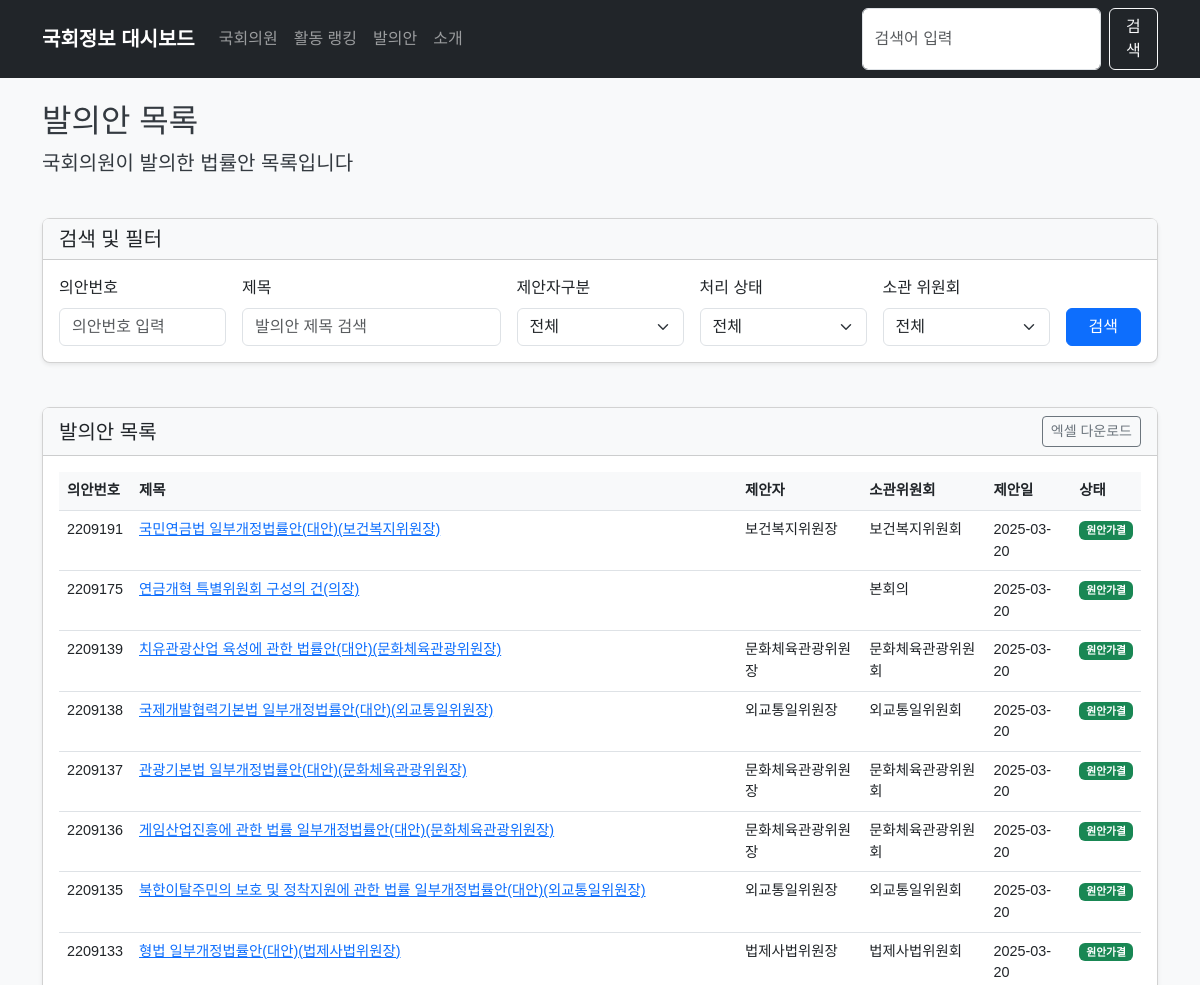
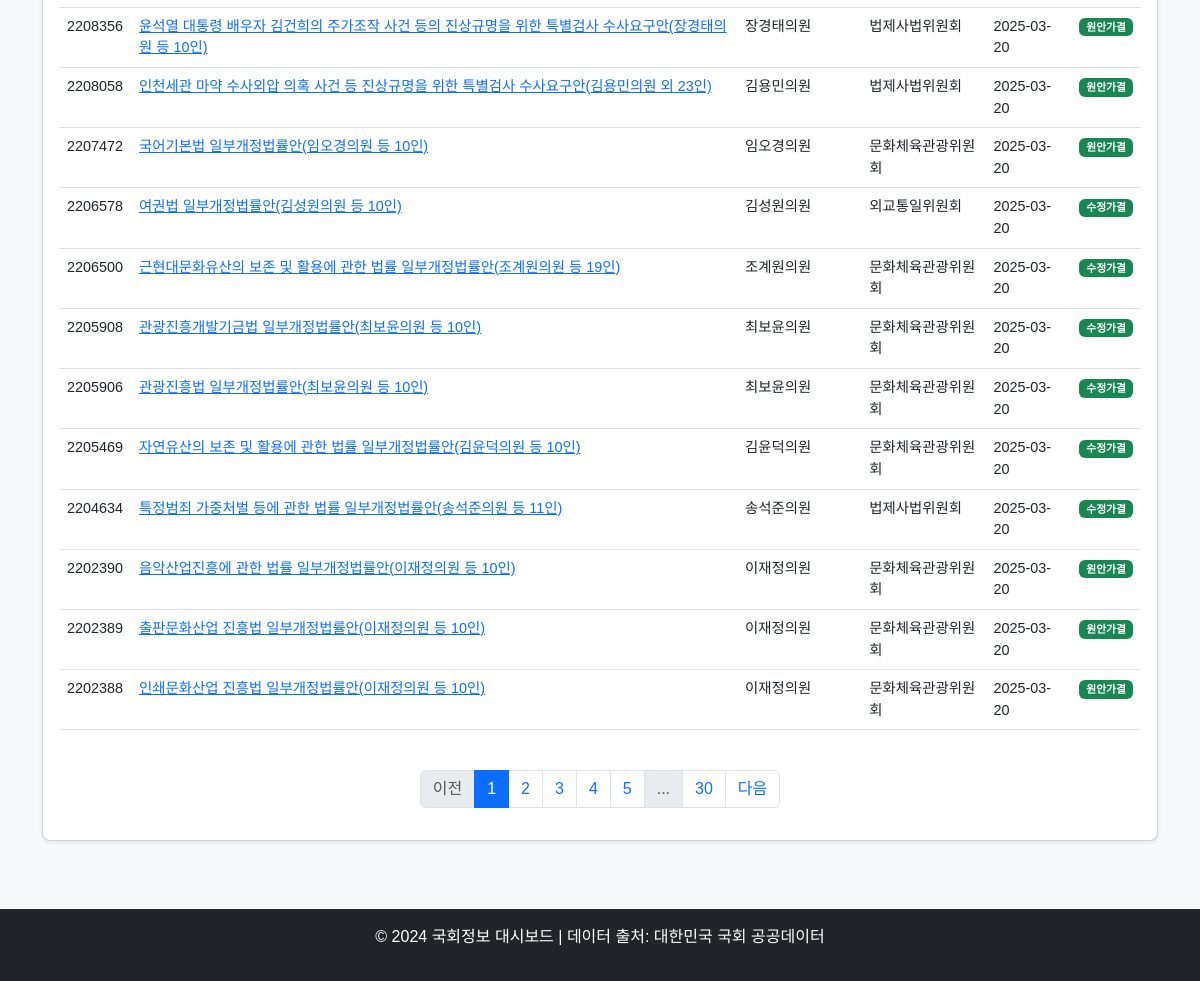
Page /bills on the committed database (2 pictures, top to bottom).
### app/models/bill.py (models this page shows)
class Bill(Base):
    __tablename__ = "bills"
    id = Column(Integer, primary_key=True, index=True)
    bill_id = Column(String, index=True, unique=True)  # 의안ID - BILL_ID
    bill_no = Column(String, index=True)  # 의안번호 - BILL_NO
    title = Column(String, index=True)
    proposer = Column(String, index=True)  # 발의자
    status = Column(String, index=True)  # 처리 상태
    committee = Column(String, index=True)  # 소관 위원회
    proposal_date = Column(Date)  # 발의일
    content = Column(Text)  # 제안이유 및 주요내용
    co_proposers = Column(String, nullable=True)  # 공동발의자 (쉼표로 구분된 문자열)
    rep_proposer = Column(String, nullable=True)  # 대표 발의자
    vote_result = Column(String, nullable=True)  # 표결 결과
    vote_date = Column(Date, nullable=True)  # 표결일
    bill_kind = Column(String, nullable=True)  # 의안 종류
    last_updated = Column(DateTime, default=datetime.now)
    proposer_id = Column(Integer, ForeignKey("members.id"), nullable=True)
    proposer_member = relationship("Member", back_populates="bills")

### app/main.py (the view)
@app.get("/bills", response_class=HTMLResponse)
async def bills_page(
    request: Request,
    db: Session = Depends(get_db),
    title: Optional[str] = None,
    proposer: Optional[str] = None,
    status: Optional[str] = None,
    committee: Optional[str] = None,
    bill_no: Optional[str] = None,
    page: int = 1,
    limit: int = 20
):
    try:
        query = db.query(BillModel)
        if title:
            query = query.filter(BillModel.title.contains(title))
        if proposer:
            query = query.filter(BillModel.proposer.contains(proposer))
        if status:
            query = query.filter(BillModel.status == status)
        if committee:
            query = query.filter(BillModel.committee.contains(committee))
        if bill_no:
            query = query.filter(BillModel.bill_no.contains(bill_no))
        total_count = query.count()
        bills_db = query.order_by(BillModel.proposal_date.desc())\
                     .offset((page-1) * limit)\
                     .limit(limit)\
                     .all()
        bills = []
        for bill in bills_db:
            bills.append({
                "id": bill.bill_id,
                "no": bill.bill_no,
                "title": bill.title,
                "proposer": bill.proposer,
                "committee": bill.committee,
                "proposal_date": bill.proposal_date,
                "status": bill.status
            })
        total_pages = (total_count + limit - 1) // limit  # 올림 나눗셈
        has_next = page < total_pages
        has_prev = page > 1
        max_page_buttons = 5  # 최대 페이지 버튼 수
        half_buttons = max_page_buttons // 2
        if total_pages <= max_page_buttons:
            page_range = range(1, total_pages + 1)
        else:
            start_page = max(1, page - half_buttons)
            end_page = min(total_pages, start_page + max_page_buttons - 1)
            if end_page == total_pages:
                start_page = max(1, end_page - max_page_buttons + 1)
            page_range = range(start_page, end_page + 1)
        context = {
            "request": request,
            "bills": bills,
            "page": page,
            "limit": limit,
            "total_count": total_count,
            "total_pages": total_pages,
            "has_next": has_next,
            "has_prev": has_prev,
            "page_range": page_range,  # 추가된 페이지 범위
            "title": title or "",
            "proposer": proposer or "",
            "status": status or "",
            "committee": committee or "",
            "bill_no": bill_no or ""
        }
        return templates.TemplateResponse("bills.html", context)
    except Exception as e:
        logger.error(f"발의안 목록 조회 중 오류: {e}")
        return templates.TemplateResponse(
            "bills.html",
            {
                "request": request,
                "bills": [],
                "page": page,
                "limit": limit,
                "has_next": False,
                "has_prev": page > 1,
                "page_range": range(1, 2),  # 페이지 범위 기본값
                "title": title or "",
                "proposer": proposer or "",
                "status": status or "",
                "committee": committee or "",
                "bill_no": bill_no or "",
                "error_message": f"발의안 데이터를 가져오는 중 오류가 발생했습니다: {str(e)}"
            }
        )

### app/templates/bills.html (shortened to what this page needs)
{% extends "base.html" %}
{% block content %}
<div class="row">
    <div class="col-12 mb-4">
        <h2>발의안 목록</h2>
        <p class="lead">국회의원이 발의한 법률안 목록입니다</p>
    </div>
</div>
<div class="row mb-4">
    <div class="col-12">
        <div class="card">
            <div class="card-header">
                <h5 class="mb-0">검색 및 필터</h5>
            </div>
            <div class="card-body">
                <form action="/bills" method="get" class="row g-3">
                    <div class="col-md-2">
                        <label for="bill_no" class="form-label">의안번호</label>
                        <input type="text" class="form-control" id="bill_no" name="bill_no" placeholder="의안번호 입력" value="{{ bill_no }}">
                    </div>
                    <div class="col-md-3">
                        <label for="title" class="form-label">제목</label>
                        <input type="text" class="form-control" id="title" name="title" placeholder="발의안 제목 검색" value="{{ title }}">
                    </div>
                    <div class="col-md-2">
                        <label for="proposer" class="form-label">제안자구분</label>
                        <select class="form-select" id="proposer" name="proposer">
                            <option value="">전체</option>
                        </select>
                    </div>
                    <div class="col-md-2">
                        <label for="status" class="form-label">처리 상태</label>
                        <select class="form-select" id="status" name="status">
                            <option value="">전체</option>
                        </select>
                    </div>
                    <div class="col-md-2">
                        <label for="committee" class="form-label">소관 위원회</label>
                        <select class="form-select" id="committee" name="committee">
                            <option value="">전체</option>
                        </select>
                    </div>
                    <div class="col-md-1 d-flex align-items-end">
                        <button type="submit" class="btn btn-primary w-100">검색</button>
                    </div>
                </form>
            </div>
        </div>
    </div>
</div>
<div class="row">
    <div class="col-12">
        <div class="card">
            <div class="card-header d-flex justify-content-between align-items-center">
                <h5 class="mb-0">발의안 목록</h5>
                <div>
                    <button class="btn btn-sm btn-outline-secondary">엑셀 다운로드</button>
                </div>
            </div>
            <div class="card-body">
                <div class="table-responsive">
                    <table class="table table-hover">
                        <thead>
                            <tr>
                                <th scope="col">의안번호</th>
                                <th scope="col">제목</th>
                                <th scope="col">제안자</th>
                                <th scope="col">소관위원회</th>
                                <th scope="col">제안일</th>
                                <th scope="col">상태</th>
                            </tr>
                        </thead>
                        <tbody>
                            {% for bill in bills %}
                            <tr>
                                <td>{{ bill.no }}</td>
                                <td><a href="/bills/{{ bill.no }}">{{ bill.title }}</a></td>
                                <td>{{ bill.proposer }}</td>
                                <td>{{ bill.committee }}</td>
                                <td>{{ bill.proposal_date }}</td>
                                <td>
                                    {% if bill.status == "계류" %}
                                    <span class="badge bg-primary">계류</span>
                                    {% elif "가결" in bill.status %}
                                    <span class="badge bg-success">{{ bill.status }}</span>
                                    {% elif "폐기" in bill.status %}
                                    <span class="badge bg-danger">{{ bill.status }}</span>
                                    {% elif "반영" in bill.status %}
                                    <span class="badge bg-warning text-dark">{{ bill.status }}</span>
                                    {% else %}
                                    <span class="badge bg-secondary">{{ bill.status }}</span>
                                    {% endif %}
                                </td>
                            </tr>
                            {% else %}
                            <tr>
                                <td colspan="6" class="text-center">검색 결과가 없습니다.</td>
                            </tr>
                            {% endfor %}
                        </tbody>
                    </table>
                </div>
                <nav aria-label="Page navigation">
                    <ul class="pagination justify-content-center mt-4">
                        <li class="page-item {% if not has_prev %}disabled{% endif %}">
                            <a class="page-link" href="?bill_no={{ bill_no }}&title={{ title }}&proposer={{ proposer }}&status={{ status }}&committee={{ committee }}&page={{ page - 1 }}" tabindex="-1" {% if not has_prev %}aria-disabled="true"{% endif %}>이전</a>
                        </li>
                        {% for p in page_range %}
                        <li class="page-item {% if p == page %}active{% endif %}">
                            <a class="page-link" href="?bill_no={{ bill_no }}&title={{ title }}&proposer={{ proposer }}&status={{ status }}&committee={{ committee }}&page={{ p }}">{{ p }}</a>
                        </li>
                        {% endfor %}
                        {% if page_range[-1] < total_pages %}
                        {% if page_range[-1] < total_pages - 1 %}
                        <li class="page-item disabled">
                            <span class="page-link">...</span>
                        </li>
                        {% endif %}
                        <li class="page-item">
                            <a class="page-link" href="?bill_no={{ bill_no }}&title={{ title }}&proposer={{ proposer }}&status={{ status }}&committee={{ committee }}&page={{ total_pages }}">{{ total_pages }}</a>
                        </li>
                        {% endif %}
                        <li class="page-item {% if not has_next %}disabled{% endif %}">
                            <a class="page-link" href="?bill_no={{ bill_no }}&title={{ title }}&proposer={{ proposer }}&status={{ status }}&committee={{ committee }}&page={{ page + 1 }}" {% if not has_next %}aria-disabled="true"{% endif %}>다음</a>
                        </li>
                    </ul>
                </nav>
            </div>
        </div>
    </div>
</div>
{% endblock %}

### app/static/css/style.css (style rules this page uses)
body { font-family: 'Noto Sans KR', sans-serif; background-color: #f8f9fa; color: #343a40; }
.card { margin-bottom: 20px; border-radius: 0.5rem; box-shadow: 0 0.125rem 0.25rem rgba(0, 0, 0, 0.075); }
.card-header { background-color: #f8f9fa; font-weight: 600; }
.table { font-size: 0.9rem; }
.table th { font-weight: 600; background-color: #f8f9fa; }

### rows in the picture
Bill: no "2209191", title "국민연금법 일부개정법률안(대안)(보건복지위원장)", proposer "보건복지위원장", committee "보건복지위원회", proposal_date "2025-03-20", status "원안가결"
Bill: no "2209175", title "연금개혁 특별위원회 구성의 건(의장)", committee "본회의", proposal_date "2025-03-20", status "원안가결"
Bill: no "2209139", title "치유관광산업 육성에 관한 법률안(대안)(문화체육관광위원장)", proposer "문화체육관광위원장", committee "문화체육관광위원회", proposal_date "2025-03-20", status "원안가결"
Bill: no "2209138", title "국제개발협력기본법 일부개정법률안(대안)(외교통일위원장)", proposer "외교통일위원장", committee "외교통일위원회", proposal_date "2025-03-20", status "원안가결"
Bill: no "2209137", title "관광기본법 일부개정법률안(대안)(문화체육관광위원장)", proposer "문화체육관광위원장", committee "문화체육관광위원회", proposal_date "2025-03-20", status "원안가결"
Bill: no "2209136", title "게임산업진흥에 관한 법률 일부개정법률안(대안)(문화체육관광위원장)", proposer "문화체육관광위원장", committee "문화체육관광위원회", proposal_date "2025-03-20", status "원안가결"
Bill: no "2209135", title "북한이탈주민의 보호 및 정착지원에 관한 법률 일부개정법률안(대안)(외교통일위원장)", proposer "외교통일위원장", committee "외교통일위원회", proposal_date "2025-03-20", status "원안가결"
Bill: no "2209133", title "형법 일부개정법률안(대안)(법제사법위원장)", proposer "법제사법위원장", committee "법제사법위원회", proposal_date "2025-03-20", status "원안가결"
Bill: no "2208356", title "윤석열 대통령 배우자 김건희의 주가조작 사건 등의 진상규명을 위한 특별검사 수사요구안(장경태의원 등 10인)", proposer "장경태의원", committee "법제사법위원회", proposal_date "2025-03-20", status "원안가결"
Bill: no "2208058", title "인천세관 마약 수사외압 의혹 사건 등 진상규명을 위한 특별검사 수사요구안(김용민의원 외 23인)", proposer "김용민의원", committee "법제사법위원회", proposal_date "2025-03-20", status "원안가결"
Bill: no "2207472", title "국어기본법 일부개정법률안(임오경의원 등 10인)", proposer "임오경의원", committee "문화체육관광위원회", proposal_date "2025-03-20", status "원안가결"
Bill: no "2206578", title "여권법 일부개정법률안(김성원의원 등 10인)", proposer "김성원의원", committee "외교통일위원회", proposal_date "2025-03-20", status "수정가결"
Bill: no "2206500", title "근현대문화유산의 보존 및 활용에 관한 법률 일부개정법률안(조계원의원 등 19인)", proposer "조계원의원", committee "문화체육관광위원회", proposal_date "2025-03-20", status "수정가결"
Bill: no "2205908", title "관광진흥개발기금법 일부개정법률안(최보윤의원 등 10인)", proposer "최보윤의원", committee "문화체육관광위원회", proposal_date "2025-03-20", status "수정가결"
Bill: no "2205906", title "관광진흥법 일부개정법률안(최보윤의원 등 10인)", proposer "최보윤의원", committee "문화체육관광위원회", proposal_date "2025-03-20", status "수정가결"
Bill: no "2205469", title "자연유산의 보존 및 활용에 관한 법률 일부개정법률안(김윤덕의원 등 10인)", proposer "김윤덕의원", committee "문화체육관광위원회", proposal_date "2025-03-20", status "수정가결"
Bill: no "2204634", title "특정범죄 가중처벌 등에 관한 법률 일부개정법률안(송석준의원 등 11인)", proposer "송석준의원", committee "법제사법위원회", proposal_date "2025-03-20", status "수정가결"
Bill: no "2202390", title "음악산업진흥에 관한 법률 일부개정법률안(이재정의원 등 10인)", proposer "이재정의원", committee "문화체육관광위원회", proposal_date "2025-03-20", status "원안가결"
Bill: no "2202389", title "출판문화산업 진흥법 일부개정법률안(이재정의원 등 10인)", proposer "이재정의원", committee "문화체육관광위원회", proposal_date "2025-03-20", status "원안가결"
Bill: no "2202388", title "인쇄문화산업 진흥법 일부개정법률안(이재정의원 등 10인)", proposer "이재정의원", committee "문화체육관광위원회", proposal_date "2025-03-20", status "원안가결"

### other values in the picture
{{ p }} "1" "2" "3" "4" "5"
{{ total_pages }} "30"
